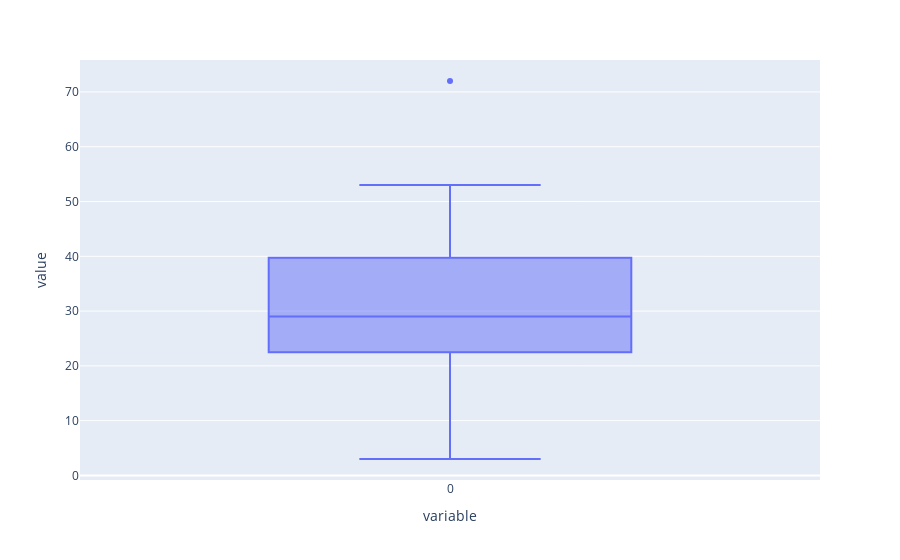

Source (notebook cell):
### Code cell
px.box(pd.Series(umsaetze))

### Figure 1 — Plotly figure (JSON) as saved in the notebook; plotly's stock layout.template omitted (floating-point values rounded to 4 significant figures)
{"data": [{"alignmentgroup": "True", "hovertemplate": "variable=%{x}<br>value=%{y}<extra></extra>", "legendgroup": "", "marker": {"color": "#636efa"}, "name": "", "notched": false, "offsetgroup": "", "orientation": "v", "showlegend": false, "type": "box", "x": ["0", "0", "0", "0", "0", "0", "0", "0", "0", "0", "0", "0", "0"], "x0": " ", "xaxis": "x", "y": [3, 10, 21, 23, 25, 26, 29, 35, 36, 38, 45, 53, 72], "y0": " ", "yaxis": "y"}], "layout": {"boxmode": "group", "legend": {"tracegroupgap": 0}, "margin": {"t": 60}, "xaxis": {"anchor": "y", "domain": [0, 1], "title": {"text": "variable"}}, "yaxis": {"anchor": "x", "domain": [0, 1], "title": {"text": "value"}}}}
